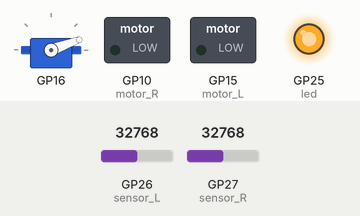
The program below on a simulated Raspberry Pi Pico running MicroPython. Shown: servo, switched loads named in the program (green lamp = pin HIGH), output pins drawn as LEDs (lit = HIGH). Inputs (shaded band) come from the test bench; at power-on: GP26 (sensor_L) = 32768, GP27 (sensor_R) = 32768 (analog values on the 0–65535 scale). What the program prints to the serial console is not drawn.

Above: at 6.2 s.
6.3 s: GP26 (sensor_L) set to 47952
7.8 s: GP26 (sensor_L) set to 50016
At 8.0 s:
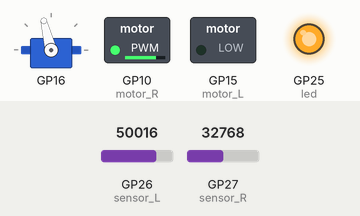
10.8 s: GP27 (sensor_R) set to 45874
At 11.61 s:
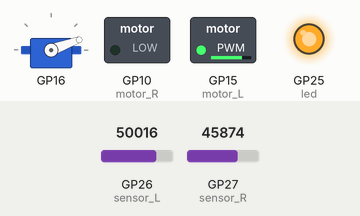
13.8 s: GP27 (sensor_R) set to 32767
At 14.42 s:
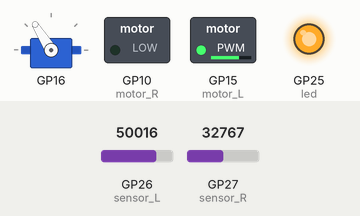
16.8 s: GP26 (sensor_L) set to 57670
At 17.55 s:
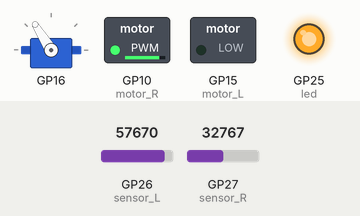
Timing chart, 0 to 67.3 s (numbered marks = the images above; inputs shaded):
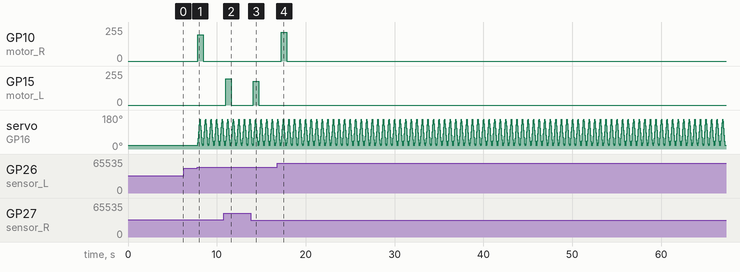

The program:

main_250503.py
```python
from machine import Pin, ADC, PWM
from servo import Servo
import utime

utime.sleep(1)

prints = False # boolean for prints

led = Pin("LED", Pin.OUT) # built-in led to indicate power ON

print("TESTING NEW VERSION")

min_max_value = (0, 65535) # pico u16 range
sample_delay = 0.15 # delay for tuning overall response [s]

### phototransistor setup
sensor_L = ADC(26) # A0 (left sensor)
sensor_R = ADC(27) # A1 (right sensor)
print("Sensing the illuminance level of the current surroundings...")
light_values = []
for i in range(10):
    light_L = sensor_L.read_u16()
    light_R = sensor_R.read_u16()
    light_values.append((light_L + light_R) / 2)
    utime.sleep(sample_delay * 2)
light_value = int(sum(light_values) / len(light_values))
th_value = light_value / (min_max_value[1] - min_max_value[0])
th_value = th_value + th_value * 0.5
th_value = round(th_value, 4)
print("th_value: %.4f" % th_value)
del light_values
del light_value
d_tuning = int((min_max_value[1] - min_max_value[0]) * 0.01)

# checking accepted limits
# scaling threshold to u16
if th_value > 1.0:
    th_value = 1.0
elif th_value < 0.0:
    th_value = 0.0
threshold = int(th_value * (min_max_value[1] - min_max_value[0]))
print("threshold: %d" % threshold)
del th_value

### motors setup
motor_L = PWM(Pin(15))
motor_R = PWM(Pin(10))
motor_L.freq(50) # [Hz]
motor_R.freq(50) # [Hz]
min_speed = 45680
motor_L_speed = min_speed
motor_R_speed = min_speed
speed_tuning = 5000
speed_factor = 0.8 # scale factor for motor speed tuning [0.0, 1.0]

# checking accepted limits
if speed_factor > 1.0:
    speed_factor = 1.0
elif speed_factor < 0.0:
    speed_factor = 0.0

### servo setup (with micropython-servo package)
## defaults: Servo(min_us=544.0, max_us=2400.0 ,min_deg=0.0, max_deg=180.0, freq=50)
servo = Servo(pin_id=16, min_us=1000.0, max_us=2000.0, min_deg=-90.0, max_deg=90.0, freq=50)
min_max_degs = (-70.0, 70.0) # rotation range [deg]
servo_delay = 0.005 # delay between 3deg rotation [s]
servo.write(min_max_degs[0]) # initial position min rotation

utime.sleep(1)

led.value(True)

try:
    while True:
        i = servo.read() # returns the last set degs
        prev_light_L = light_L # light values from previous cycle
        prev_light_R = light_R
        light_L = sensor_L.read_u16() # light values from current cycle
        light_R = sensor_R.read_u16()
        if prints:
            print("light_L = %d" % light_L)
            print("light_R = %d" % light_R)
        max_light = max(light_L, light_R)

        ### new test
        if max_light >= threshold:
            d_light_L = light_L - prev_light_L
            d_light_R = light_R - prev_light_R

            # control the right motor
            if d_light_L >= d_tuning:
                motor_R_speed += speed_tuning
                if motor_R_speed > min_max_value[1]:
                    motor_R_speed = min_max_value[1]
                motor_R.duty_u16(motor_R_speed)
            elif d_light_L < -d_tuning:
                motor_R_speed -= speed_tuning
                if motor_R_speed < min_speed:
                    motor_R_speed = min_speed
                motor_R.duty_u16(motor_R_speed)
            else:
                motor_R.duty_u16(0)

            # control the left motor
            if d_light_R >= d_tuning:
                motor_L_speed += speed_tuning
                if motor_L_speed > min_max_value[1]:
                    motor_L_speed = min_max_value[1]
                motor_L.duty_u16(motor_L_speed)
            elif d_light_R < -d_tuning:
                motor_L_speed -= speed_tuning
                if motor_L_speed < min_speed:
                    motor_L_speed = min_speed
                motor_L.duty_u16(motor_L_speed)
            else:
                motor_L.duty_u16(0)

            # control the servo
            while i < min_max_degs[1]: # rotates servo +3deg at a time until max rotation
                i += 3
                servo.write(i)
                utime.sleep(servo_delay)
            while i > min_max_degs[0]: # rotates servo -3deg at a time until min rotation
                i -= 3
                servo.write(i)
                utime.sleep(servo_delay)

        else:
            if i != min_max_degs[0]:
                servo.write(min_max_degs[0])
            motor_L.duty_u16(0)
            motor_R.duty_u16(0)
        utime.sleep(sample_delay)

#         # OLD
#         if max_light >= threshold:
#             if light_L >= threshold:
#                 motor_R.duty_u16(int(speed_factor * light_L))
#             else:
#                 motor_R.duty_u16(0)
#             if light_R >= threshold:
#                 motor_L.duty_u16(int(speed_factor * light_R))
#             else:
#                 motor_L.duty_u16(0)
#             while i < min_max_degs[1]: # rotates servo +3deg at a time until max rotation
#                 i += 3
#                 servo.write(i)
#                 utime.sleep(servo_delay)
#             while i > min_max_degs[0]: # rotates servo -3deg at a time until min rotation
#                 i -= 3
#                 servo.write(i)
#                 utime.sleep(servo_delay)
#         else:
#             if i != min_max_degs[0]:
#                 servo.write(min_max_degs[0])
#             motor_L.duty_u16(0)
#             motor_R.duty_u16(0)
#         utime.sleep(sample_delay)

except KeyboardInterrupt:
    if prints:
        print("Stopping the program")
    led.value(False)
    servo.write(min_max_degs[0]) # finally min rotation
    motor_L.duty_u16(0)
    motor_R.duty_u16(0)
    utime.sleep(1)
```

Measured:
- the behaviour switches between 49136 and 49152 on GP26 (sensor_L) (found by bisection; images 0 and 1)
- after the input at 6.3 s, every drawn part: stays the same
- after the input at 10.8 s, GP15 (motor_L): 0/255 → 197/255 after 0.19 s, → 0/255 0.63 s later
- after the input at 13.8 s, GP15 (motor_L): 0/255 → 178/255 after 0.32 s, → 0/255 0.63 s later
- after the input at 16.8 s, GP10 (motor_R): 0/255 → 217/255 after 0.44 s, → 0/255 0.63 s later
